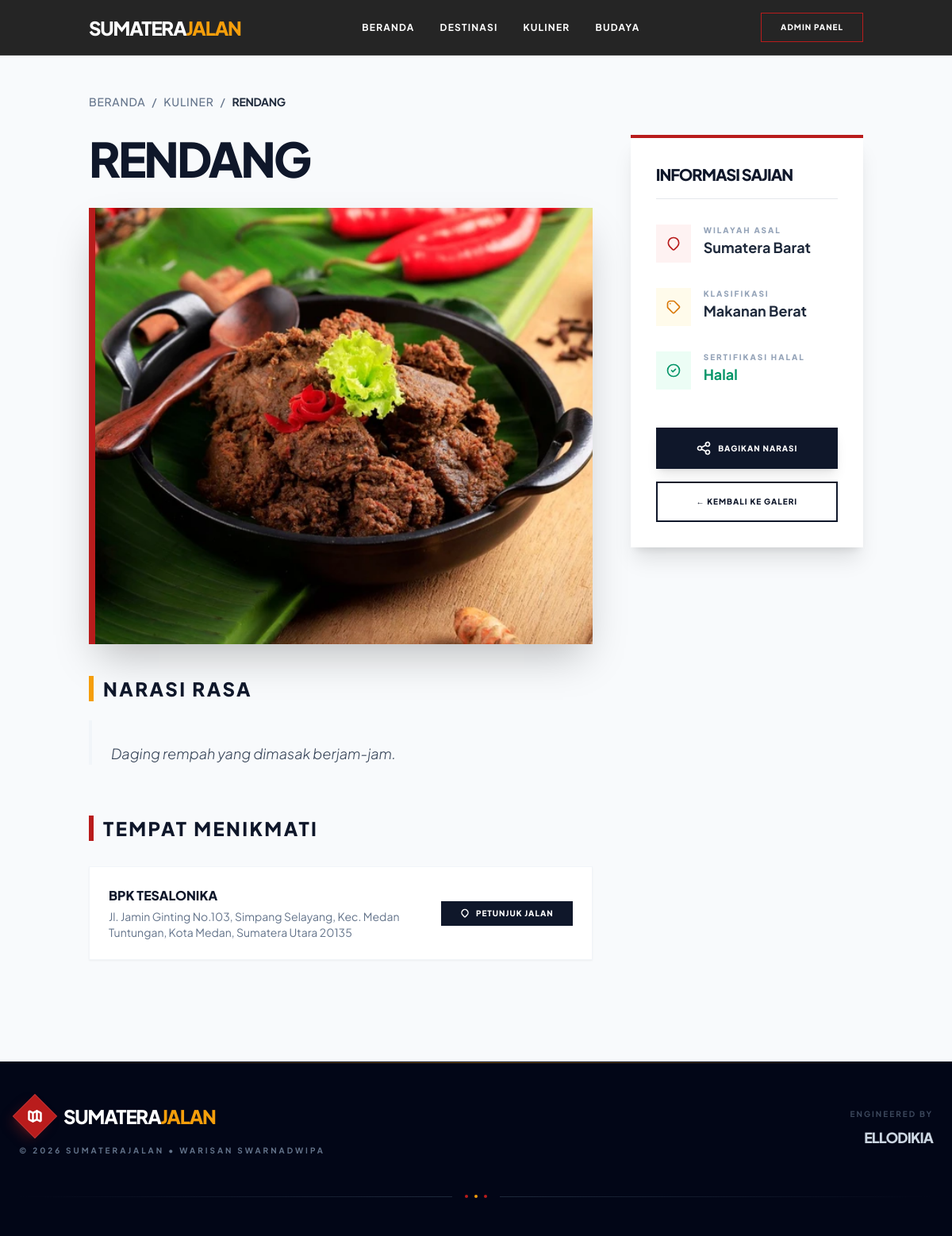
Screenshot of /kuliner_detail.php?id=1 with the database file from the repository.
### tables this page shows
CREATE TABLE `kuliner` (
  `id` int(11) NOT NULL,
  `nama_kuliner` varchar(100) NOT NULL,
  `asal_provinsi_id` int(11) DEFAULT NULL,
  `deskripsi` text DEFAULT NULL,
  `foto` varchar(255) DEFAULT NULL,
  `kategori_kuliner` enum('Makanan Berat','Camilan','Minuman') DEFAULT 'Makanan Berat',
  `status_halal` enum('Halal','Non-Halal') DEFAULT 'Halal'
);

CREATE TABLE `kuliner_tempat` (
  `id` int(11) NOT NULL,
  `kuliner_id` int(11) DEFAULT NULL,
  `nama_toko` varchar(255) DEFAULT NULL,
  `alamat` text DEFAULT NULL,
  `link_maps` text DEFAULT NULL
);

CREATE TABLE `provinsi` (
  `id` int(11) NOT NULL,
  `nama_provinsi` varchar(50) NOT NULL,
  `slug` varchar(50) NOT NULL,
  `ibu_kota` varchar(50) DEFAULT NULL,
  `foto_provinsi` varchar(255) DEFAULT NULL
);

### kuliner_detail.php (the view, shortened to what this page needs)
<?php
require_once 'config/database.php';
include 'includes/header.php';
$id = isset($_GET['id']) ? (int)$_GET['id'] : 0;
$query = "SELECT kuliner.*, provinsi.nama_provinsi
          FROM kuliner
          LEFT JOIN provinsi ON kuliner.asal_provinsi_id = provinsi.id
          WHERE kuliner.id = ?";
$stmt = $pdo->prepare($query);
$stmt->execute([$id]);
$k = $stmt->fetch();
$tempat_stmt = $pdo->prepare("SELECT * FROM kuliner_tempat WHERE kuliner_id = ? ORDER BY nama_toko ASC");
$tempat_stmt->execute([$id]);
$daftar_tempat = $tempat_stmt->fetchAll();
?>
<main class="container mx-auto px-6 py-8 md:py-12">
    <nav class="flex flex-wrap text-[10px] md:text-sm text-slate-500 mb-6 md:mb-8 font-medium uppercase tracking-wider">
        <a href="index.php" class="hover:text-red-700 transition">Beranda</a>
        <span class="mx-2">/</span>
        <a href="kuliner.php" class="hover:text-red-700 transition">Kuliner</a>
        <span class="mx-2">/</span>
        <span class="font-bold text-slate-800 tracking-tight"><?= $k['nama_kuliner'] ?></span>
    </nav>
    <div class="grid grid-cols-1 lg:grid-cols-3 gap-8 lg:gap-12">
        <div class="lg:col-span-2">
            <h1 class="text-3xl md:text-5xl lg:text-6xl font-black text-slate-900 mb-6 md:mb-8 leading-tight tracking-tighter uppercase">
                <?= $k['nama_kuliner'] ?>
            </h1>
            <div class="mb-8 md:mb-10 rounded-none border-l-4 md:border-l-8 border-red-700 overflow-hidden shadow-2xl">
                <img src="assets/uploads/<?= $k['foto'] ?>"
                     class="w-full h-[250px] sm:h-[400px] md:h-[550px] object-cover"
                     alt="<?= $k['nama_kuliner'] ?>">
            </div>
            <div class="prose prose-slate max-w-none text-slate-700 leading-relaxed mb-12 md:mb-16">
                <div class="flex items-center gap-3 mb-4 md:mb-6">
                    <div class="h-6 md:h-8 w-1.5 bg-amber-500"></div>
                    <h3 class="text-xl md:text-2xl font-black uppercase tracking-widest text-slate-900">Narasi Rasa</h3>
                </div>
                <p class="whitespace-pre-line text-base md:text-lg text-justify font-light italic border-l-4 border-slate-100 pl-4 md:pl-6">
                    <?= htmlspecialchars($k['deskripsi']) ?>
                </p>
            </div>
            <div class="mt-8 md:mt-12">
                <div class="flex items-center gap-3 mb-6 md:mb-8">
                    <div class="h-6 md:h-8 w-1.5 bg-red-700"></div>
                    <h3 class="text-xl md:text-2xl font-black uppercase tracking-widest text-slate-900">Tempat Menikmati</h3>
                </div>
                <?php if(empty($daftar_tempat)): ?>
                    <div class="p-8 border-2 border-dashed border-slate-200 text-center text-slate-400 uppercase text-[10px] font-bold tracking-widest">
                        Belum ada lokasi rekomendasi yang terdaftar.
                    </div>
                <?php else: ?>
                    <div class="grid grid-cols-1 gap-4">
                        <?php foreach($daftar_tempat as $t): ?>
                        <div class="bg-white p-5 md:p-6 border border-slate-100 shadow-sm flex flex-col md:flex-row justify-between items-start md:items-center group hover:border-red-700 transition gap-4">
                            <div class="flex-1">
                                <h4 class="font-black text-slate-900 uppercase group-hover:text-red-700 transition text-sm md:text-base"><?= htmlspecialchars($t['nama_toko']) ?></h4>
                                <p class="text-xs md:text-sm text-slate-500 mt-1"><?= htmlspecialchars($t['alamat']) ?></p>
                            </div>
                            <?php if($t['link_maps']): ?>
                            <a href="<?= $t['link_maps'] ?>" target="_blank" class="w-full md:w-auto px-6 py-2 bg-slate-900 text-white text-[9px] md:text-[10px] font-black uppercase tracking-widest hover:bg-red-700 transition flex items-center justify-center gap-2">
                                <svg xmlns="http://www.w3.org/2000/svg" class="h-3 w-3" fill="none" viewBox="0 0 24 24" stroke="currentColor">
                                    <path stroke-linecap="round" stroke-linejoin="round" stroke-width="3" d="M17.657 16.657L13.414 20.9a1.998 1.998 0 01-2.827 0l-4.244-4.243a8 8 0 1111.314 0z" />
                                </svg>
                                Petunjuk Jalan
                            </a>
                            <?php endif; ?>
                        </div>
                        <?php endforeach; ?>
                    </div>
                <?php endif; ?>
            </div>
        </div>
        <div class="lg:col-span-1">
            <div class="bg-white p-6 md:p-8 rounded-none border-t-4 border-red-700 shadow-xl lg:sticky lg:top-28">
                <h3 class="text-lg md:text-xl font-black uppercase tracking-tighter text-slate-900 mb-6 md:mb-8 border-b pb-4">Informasi Sajian</h3>
                <div class="grid grid-cols-1 sm:grid-cols-2 lg:grid-cols-1 gap-6 md:gap-8">
                    <div class="flex items-start gap-4">
                        <div class="p-3 bg-red-50 text-red-700">
                            <svg xmlns="http://www.w3.org/2000/svg" class="h-5 w-5 md:h-6 md:h-6" fill="none" viewBox="0 0 24 24" stroke="currentColor">
                                <path stroke-linecap="round" stroke-linejoin="round" stroke-width="2" d="M17.657 16.657L13.414 20.9a1.998 1.998 0 01-2.827 0l-4.244-4.243a8 8 0 1111.314 0z" />
                            </svg>
                        </div>
                        <div>
                            <p class="text-[9px] md:text-[10px] font-black text-slate-400 uppercase tracking-[0.2em]">Wilayah Asal</p>
                            <p class="font-bold text-slate-800 text-base md:text-lg"><?= $k['nama_provinsi'] ?></p>
                        </div>
                    </div>
                    <div class="flex items-start gap-4">
                        <div class="p-3 bg-amber-50 text-amber-600">
                        </div>
                        <div>
                            <p class="text-[9px] md:text-[10px] font-black text-slate-400 uppercase tracking-[0.2em]">Klasifikasi</p>
                            <p class="font-bold text-slate-800 text-base md:text-lg"><?= $k['kategori_kuliner'] ?></p>
                        </div>
                    </div>
                    <div class="flex items-start gap-4">
                        <div class="p-3 <?= $k['status_halal'] == 'Halal' ? 'bg-emerald-50 text-emerald-600' : 'bg-slate-100 text-slate-600' ?>">
                            <svg xmlns="http://www.w3.org/2000/svg" class="h-5 w-5 md:h-6 md:h-6" fill="none" viewBox="0 0 24 24" stroke="currentColor">
                                <path stroke-linecap="round" stroke-linejoin="round" stroke-width="2" d="M9 12l2 2 4-4m6 2a9 9 0 11-18 0 9 9 0 0118 0z" />
                            </svg>
                        </div>
                        <div>
                            <p class="text-[9px] md:text-[10px] font-black text-slate-400 uppercase tracking-[0.2em]">Sertifikasi Halal</p>
                            <p class="font-bold <?= $k['status_halal'] == 'Halal' ? 'text-emerald-600' : 'text-slate-800' ?> text-base md:text-lg"><?= $k['status_halal'] ?></p>
                        </div>
                    </div>
                </div>
                <div class="mt-8 md:mt-12 space-y-3 md:space-y-4">
                    <button onclick="window.print()" class="w-full bg-slate-900 text-white font-black uppercase tracking-widest py-3 md:py-4 rounded-none hover:bg-slate-800 transition flex items-center justify-center gap-2 shadow-lg text-[10px]">
                        Bagikan Narasi
                    </button>
                    <a href="kuliner.php" class="w-full border-2 border-slate-900 text-slate-900 font-black uppercase tracking-widest py-3 md:py-4 rounded-none hover:bg-slate-900 hover:text-white transition flex items-center justify-center gap-2 text-[10px]">
                        ← Kembali ke Galeri
                    </a>
                </div>
            </div>
        </div>
    </div>
</main>
<?php include 'includes/footer.php'; ?>

### includes/header.php (style rules this page uses)
body { font-family: 'Plus Jakarta Sans', sans-serif; }

### rows the page displays
kuliner: nama_kuliner "RENDANG", foto (picture), deskripsi "Daging rempah yang dimasak berjam-jam.", asal_provinsi.nama_provinsi "Sumatera Barat", kategori_kuliner "Makanan Berat", status_halal "Halal"
kuliner_tempat: nama_toko "BPK TESALONIKA", alamat "Jl. Jamin Ginting No.103, Simpang Selayang, Kec. Medan Tuntungan, Kota Medan, Sumatera Utara 20135"
